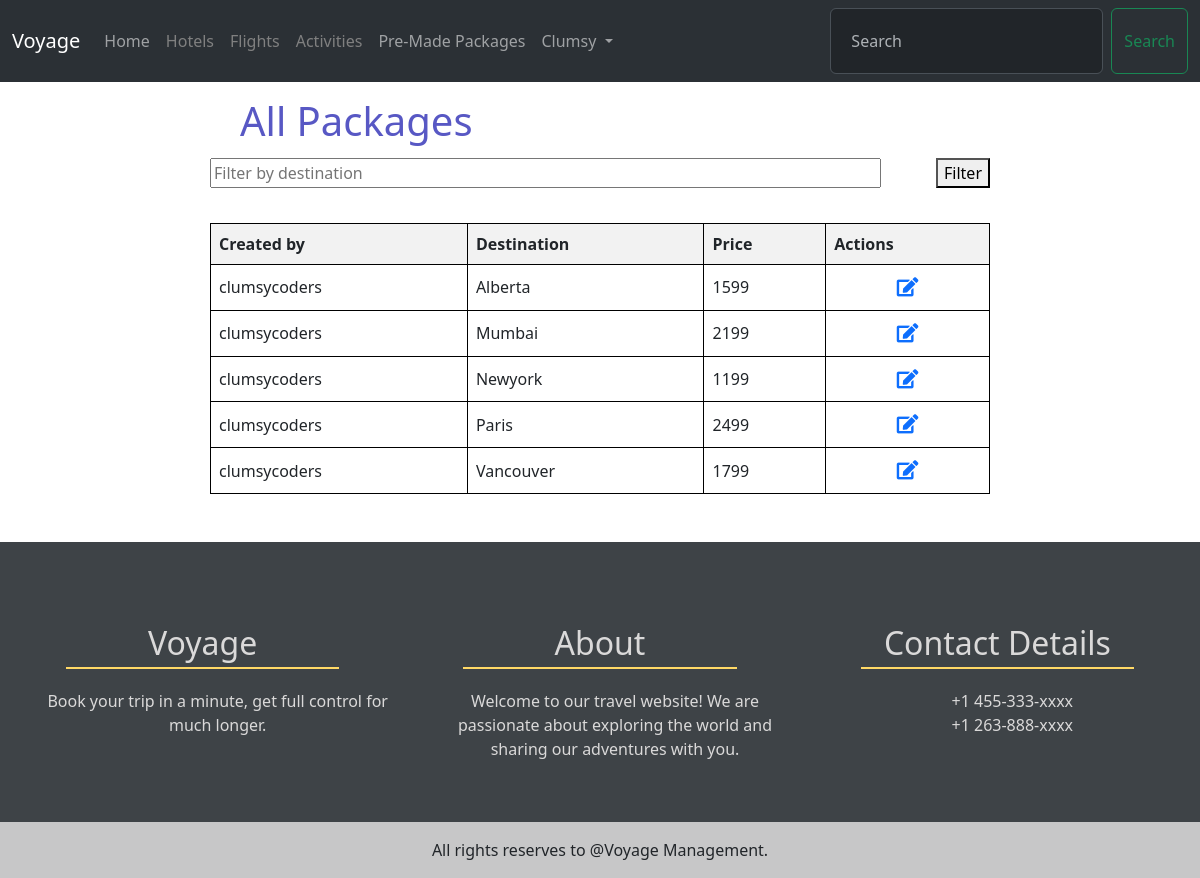
The page /all_packages (signed in) on the database its author committed.
### management/package/models.py (models this page shows, shortened)
class Package(models.Model):
    user= models.ForeignKey(User, on_delete=models.CASCADE ,default=None)
    destination = models.CharField(max_length=100)
    activities = models.TextField(max_length=250, default=None)
    description= models.TextField(max_length=250,default=None)
    price= models.IntegerField(default=None)
    date= models.DateTimeField(default=datetime.now)

### management/user_profile/views.py (the view)
# urls.py: path('all_packages', all_packages, name='all_packages'),
@login_required
def all_packages(request):
    filter_by_destination = request.GET.get('destination', '')
    if filter_by_destination:
        packages = Package.objects.filter(destination__icontains=filter_by_destination)
    else:
        packages = Package.objects.all()
    context = {'packages': packages,}
    return render(request, 'user_profile/agent/all_packages.html', context)

### templates/user_profile/agent/all_packages.html
{% extends 'base.html' %}
{% load static %}
{% block css %}
    <link rel="stylesheet"  href="{% static 'css/styles.css' %}">
{% endblock %}
{% block content %}
<div class="table-container">
    <h1>All Packages</h1>
    <div class="form-row">
        <div class="form-container">
            <form method="get" action="">
                <input type="text" name="destination" placeholder="Filter by destination">
            </form>
        </div>
        <div class="filter-container">
            <button type="submit">Filter</button>
        </div>
    </div>
    <table class="all_package_table">
        <thead>
            <tr>
                <th>Created by</th>
                <th>Destination</th>
                <th>Price</th>
                <th>Actions</th>
            </tr>
        </thead>
        <tbody>
            {% for package in packages %}
            <tr>
                <td>{{ package.user }}</td>
                <td>{{ package.destination }}</td>
                <td>{{ package.price }}</td>
                <td style="text-align: center;"><a href="{% url 'package_update' package.id %}" class="edit-action"><i class="fas fa-edit"></i></a></td>
            </tr>
            {% endfor %}
        </tbody>
    </table>
<br><br>
</div>
{% endblock %}

### templates/base.html (shortened to what this page needs)
<!doctype html>
<html lang="en">
<head>
    <link href="https://cdn.jsdelivr.net/npm/bootstrap@5.3.2/dist/css/bootstrap.min.css" rel="stylesheet"
>
    <link rel="stylesheet" href="https://use.fontawesome.com/releases/v5.15.4/css/all.css">
    {% block css %}
        {% load static %}
    {% endblock %}
</head>
<body class="d-flex flex-column min-vh-100">
<nav class="navbar navbar-expand-lg bg-body-tertiary " data-bs-theme="dark">
    <div class="container-fluid">
        <a class="navbar-brand" href="/">Voyage</a>
        <div class="collapse navbar-collapse" id="navbarSupportedContent">
            <ul class="navbar-nav me-auto mb-0.5 mb-lg-0">
                <li class="nav-item">
                    <a class="nav-link {% if request.path == '/' %}active{% endif %}" aria-current="page"
                       href="/">Home</a>
                </li>
                 <li class="nav-item">
                   <a class="nav-link{%if request.resolver_match.url_name == 'hotels_list' %}active{% endif %}"
                         href="{% url 'hotels_list' %}" style="color:grey;">Hotels</a>
        <li>
            <li class="nav-item">
                <a class="nav-link {% if request.resolver_match.url_name == 'flights_list' %}active{% endif %}"
                   href="{% url 'flights_list' %}" style="color:grey;">Flights</a>
        </li>
                 <li class="nav-item">
                   <a class="nav-link{%if request.resolver_match.url_name == 'activity_list' %}active{% endif %}"
                         href="{% url 'activity_list' %}" style="color:grey;">Activities</a>
        <li>
                <li class="nav-item">
                    <a class="nav-link {% if request.resolver_match.url_name == '/package_list/' %}active{% endif %}" href="{% url 'package_list' %}"> Pre-Made Packages</a>
                </li>
                <li class="nav-item dropdown">
                    {% if user.is_authenticated %}
                        <a class="nav-link dropdown-toggle" href="#" role="button" data-bs-toggle="dropdown"
                           aria-expanded="false">
                            {{ user.first_name }}
                        </a>
                    {% endif %}
                </li>
            </ul>
            <form class="d-flex" action="{% url 'search_results' %}" method="GET">
                <input class="form-control me-2" type="search" name="q" placeholder="Search" aria-label="Search">
                <button class="btn btn-outline-success" type="submit">Search</button>
            </form>
        </div>
    </div>
</nav>
<main class="flex-shrink-0">
    {% block content %}
    {% endblock %}
</main>
</body>
<footer class="mt-auto bg-light text-center text-lg-start mt-4">
    <div class="text-center p-3" style="background-color: rgba(43,48,53,0.9); height: 280px;">
        <div class="row">
            <div class="col-lg-4 col-md-6 mt-3">
                <h2 style="color: #dad9d9; border: none; border-bottom: 2px solid #ffd966;">Voyage</h2>
                <p>Book your trip in a minute, get full control for much longer.</p>
            </div>
            <div class="col-lg-4 col-md-6 mt-3">
                <h2 style="color: #dad9d9; border: none; border-bottom: 2px solid #ffd966;">About</h2>
                <p>Welcome to our travel website! We are passionate about exploring the world and sharing our adventures
                    with you.</p>
            </div>
            <div class="col-lg-4 col-md-12 mt-3">
                <h2 style="color: #dad9d9; border: none; border-bottom: 2px solid #ffd966;">Contact Details</h2>
                <p>+1 455-333-xxxx<br>+1 263-888-xxxx</p>
            </div>
        </div>
    </div>
<div class="text-center p-3" style="background-color: rgba(0,0,0,.2);" >
        All rights reserves to @Voyage Management.
    </div>
</footer>
</html>

### static/css/styles.css (style rules this page uses)
.form-control { display: flex; flex-direction: column; align-items: center; justify-content: center; width: 90%; max-width: 500px; margin: auto; padding: 20px; }
.form-container { margin-bottom: 15px; width: 100%; }
label, input { width: 100%; }
h1 { color: #5858c4; padding-left: 30px; padding-top: 15px; padding-bottom: 5px; }
h2 { margin: 50px; border: solid; border-color: #0056b3; }
.description, p { margin-left: 30px; color: #666; }
dl, ol, ul { margin-top: 0; margin-bottom: 1.2rem; }
ol, ul { padding-left: 3rem; }
a { text-decoration: none; font-size: larger; }
footer { margin-top: auto; }
footer h2 { padding-bottom: 5px; margin-bottom: 20px; text-align: center; border-bottom: 2px solid #ffd966; }
footer p { color: #dad9d9; margin-top: 15px; text-align: center; }
footer .col-lg-4:last-child { text-align: right; }
html, body { height: 100%; }
body { display: flex; flex-direction: column; }
main { flex: 1; }
.table-container { width: 65%; margin: auto; text-align: justify; }
.all_package_table { width: 100%; border-collapse: collapse; }
th, td { border: 1px solid black; text-align: left; padding: 8px; }
th { background-color: #f2f2f2; }
td { text-align: justify; }
.form-row { display: flex; margin-bottom: 20px; }
.form-container { padding-right: 7%; }

### rows shown on the page
Package: user "clumsycoders", destination "Alberta", price "1599"
Package: user "clumsycoders", destination "Mumbai", price "2199"
Package: user "clumsycoders", destination "Newyork", price "1199"
Package: user "clumsycoders", destination "Paris", price "2499"
Package: user "clumsycoders", destination "Vancouver", price "1799"

### other values the page prints
{{ user.first_name }} "Clumsy"
